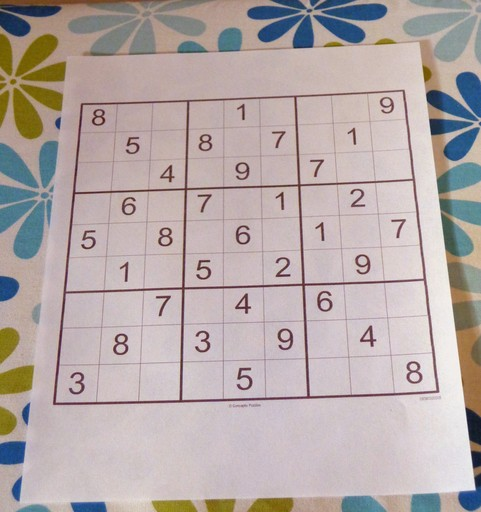
#> input picture images/another_sudoku.jpeg, 481 x 512 px
$ python -i plot_grid.py   (imports and definitions only)
#> lines starting #> are read from the running program, lines starting #| are printed output that depends on the picture
import cv2 as cv
import numpy as np


def plot_grid(img):
    """
    Plot lines using Hough transform
    """

    # finds edges in an image using the Canny algorithm
    edges = cv.Canny(img, 50, 150, apertureSize=3)

    # finds lines in a binary image using the standard Hough transform
    lines = cv.HoughLines(edges, 1, np.pi / 180, 200)

    # color image to draw lines on
    img_color = cv.cvtColor(img, cv.COLOR_GRAY2BGR)

    # draw lines on image_color
    for line in lines:
        rho, theta = line[0]
        a = np.cos(theta)
        b = np.sin(theta)
        x0 = a * rho
        y0 = b * rho
        x1 = int(x0 + 1000 * (-b))
        y1 = int(y0 + 1000 * (a))
        x2 = int(x0 - 1000 * (-b))
        y2 = int(y0 - 1000 * (a))

        cv.line(img_color, (x1, y1), (x2, y2), (0, 0, 255), 2)

    return img_color

>>> import cv2
>>> picture = cv2.imread('../../images/another_sudoku.jpeg', cv2.IMREAD_GRAYSCALE)
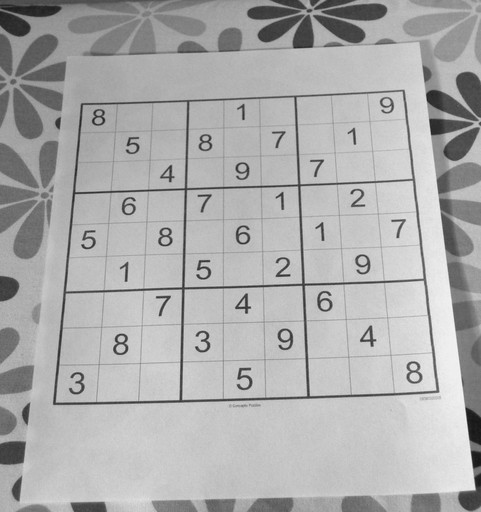
#> picture: shape (512, 481); min 22, max 247, mean 172.9
>>> result = plot_grid(picture)
#> in plot_grid, `edges = cv.Canny(img, 50, 150, apertureSize=3)`:
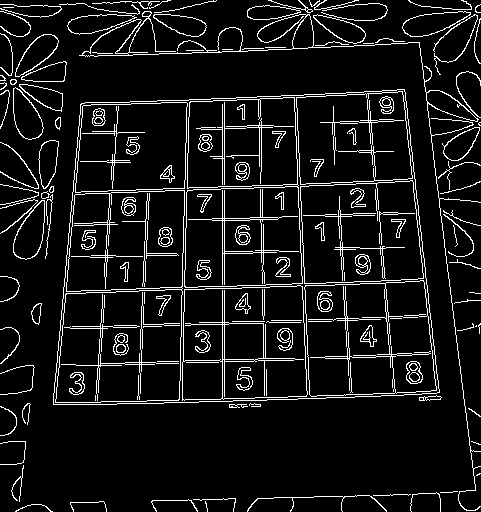
#> edges: shape (512, 481); 8.5% white in thin lines or dots
#> in plot_grid, `lines = cv.HoughLines(edges, 1, np.pi / 180, 200)`: lines = 18 rows, first 8: [-411, 3.02], [224, 0], [222, 0], [194, 1.54], [196, 1.54], [406, 1.54], [-359, 3.05], [293, 1.54]
#> the loop in plot_grid, `for line in lines:` made 18 passes
#> (rho, theta, a, b, x0, y0, x1, y1) on passes 1 to 12: (-411, 3.02, -0.993, 0.122, 407.9, -50.09, 286, -1042), (224, 0, 1, 0, 224, 0, 224, 1000), (222, 0, 1, 0, 222, 0, 222, 1000), (194, 1.54, 0.0349, 0.999, 6.77, 193.9, -992, 228), (196, 1.54, 0.0349, 0.999, 6.84, 195.9, -992, 230), (406, 1.54, 0.0349, 0.999, 14.17, 405.8, -985, 440), (-359, 3.05, -0.996, 0.0872, 357.6, -31.29, 270, -1027), (293, 1.54, 0.0349, 0.999, 10.23, 292.8, -989, 327), (125, 0.0698, 0.998, 0.0698, 124.7, 8.72, 54, 1006), (367, 1.54, 0.0349, 0.999, 12.81, 366.8, -986, 401), (369, 1.54, 0.0349, 0.999, 12.88, 368.8, -986, 403), (226, 1.54, 0.0349, 0.999, 7.89, 225.9, -991, 260)
#> after the loop in plot_grid, `for line in lines:`:
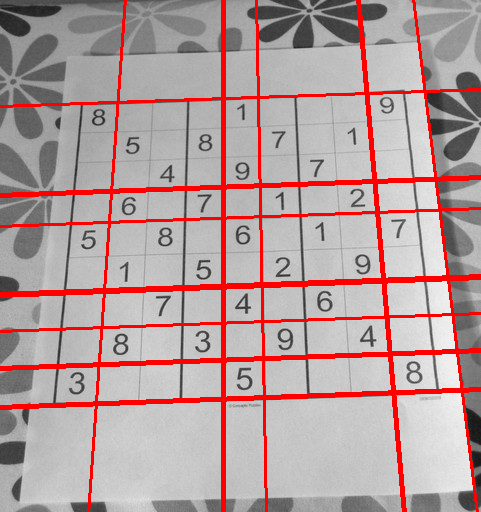
#> img_color: shape (512, 481, 3); mean B, G, R 156.9, 156.9, 181.3
